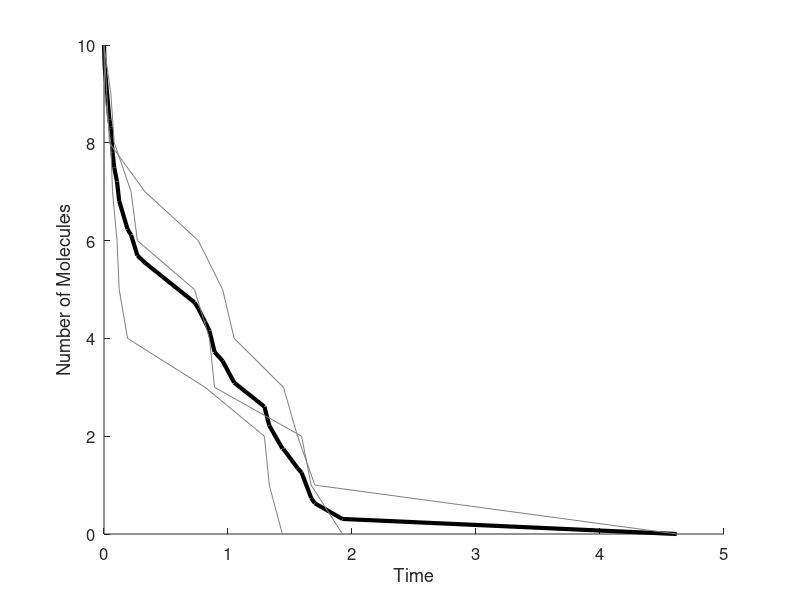

Recreate this plot in MATLAB.
%file stochastic_decay_ensemble.m
%stochastic implementation (Gillespie SSA) of a collection of spontaneously
%decaying molecules.
%Figure 7.45

%the network is simply  X -> . with propensity a=k N_x, where N_x is the
%number of molecules of X

clear all

%set parameter value
k=1;

%set ensemble size
N=3;

%set initial condition for molecule count and for simulation time, for each member of ensemble
X1=zeros(10,N);
t1=zeros(10,N);
X1(1,:)=10;
t1(1,:)=0;

%generate ensemble
for j=1:N

%run ten steps of the simulation algorithm
for i=1:10
    
%calculate propensity
if X1(i,j)>0
a=k*X1(i,j);
end

%update counter
i=i+1;

%update time
t1(i,j)=t1(i-1,j)+log(1/rand(1))/a;

%decrement state
X1(i,j)=max(X1(i-1,j)-1,0);


end


end

%collect vector of reaction time events 
rxntimes=[];
for j=1:N
rxntimes=union(rxntimes, t1(:,j));
end

%interpolate molecule counts for plotting (otherwise the ensemble of staircase graphs lie
%on top of one another)
for j=1:N
X1interp(:,j)=interp1(t1(:,j), X1(:,j), rxntimes);
end

X1interp(isnan(X1interp)) = 0;
X1mean=mean(X1interp');

%produce Figure 7.45A
figure(1)
hold on

%subplot(1,3,1)
colormap(gray)
c=[0 0 0;0.4 0.4 0.4;0.8 0.8 0.8];
set(0,'DefaultAxesColorOrder',c)
hold on

plot(rxntimes, X1mean, 'k', 'Linewidth', 3)
for j=1:N
plot(t1(:,j), X1(:,j), 'color', [0.5 0.5 0.5])
end
set(gca,'fontsize',12)

axis([0 5 0 10])
ylabel('Number of Molecules')
xlabel('Time')

%repeat for larger ensemble sizes

%set ensemble size
% N=10
% X2=zeros(10,N);
% t2=zeros(10,N);
% X2(1,:)=10;
% t2(1,:)=0;
% 
% for j=1:N
% 
% for i=1:10
%     
% %calculate propensity
% if X2(i,j)>0
% a=k*X2(i,j);
% end
% 
% %update counter
% i=i+1;
% 
% %update time
% t2(i,j)=t2(i-1,j)+log(1/rand(1))/a;
% 
% %decrement state
% X2(i,j)=max(X2(i-1,j)-1,0);
% 
% 
% end
% 
% 
% end
% 
% rxntimes=[];
% for j=1:N
% rxntimes=union(rxntimes, t2(:,j));
% end
% 
% 
% for j=1:N
% X2interp(:,j)=interp1(t2(:,j), X2(:,j), rxntimes);
% end
% 
% X2interp(isnan(X2interp)) = 0;
% X2mean=mean(X2interp');
% 
% %produce Figure 7.45B
% figure(1)
% hold on
% subplot(1,3,2)
% hold on
% for j=1:N
% plot(t2(:,j), X2(:,j), 'color', [0.5 0.5 0.5])
% end
% plot(rxntimes, X2mean, 'k','Linewidth', 3)
% axis([0 5 0 10])
% set(gca,'fontsize',12)
% ylabel('Number of Molecules')
% xlabel('Time')
% 
% 
% %set ensemble size
% N=30
% X3=zeros(10,N);
% t3=zeros(10,N);
% X3(1,:)=10;
% t3(1,:)=0;
% 
% for j=1:N
% 
% for i=1:10
%     
% %calculate propensity
% if X3(i,j)>0
% a=k*X3(i,j);
% end
% 
% %update counter
% i=i+1;
% 
% %update time
% t3(i,j)=t3(i-1,j)+log(1/rand(1))/a;
% 
% %decrement state
% X3(i,j)=max(X3(i-1,j)-1,0);
% 
% 
% end
% 
% 
% end
% 
% rxntimes=[];
% for j=1:N
% rxntimes=union(rxntimes, t3(:,j));
% end
% 
% 
% for j=1:N
% X3interp(:,j)=interp1(t3(:,j), X3(:,j), rxntimes);
% end
% 
% X3interp(isnan(X3interp)) = 0;
% X3mean=mean(X3interp');
% 
% %produce Figure 7.45C
% figure(1)
% hold on
% subplot(1,3,3)
% hold on
% for j=1:N
% plot(t3(:,j), X3(:,j), 'color', [0.5 0.5 0.5])
% end
% plot(rxntimes, X3mean, 'k','Linewidth', 3)
% axis([0 5 0 10])
% set(gca,'fontsize',12)
% ylabel('Number of Molecules')
% xlabel('Time')